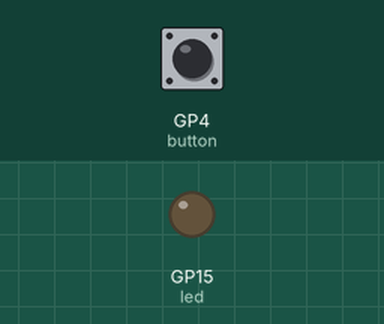
The program below on a simulated Raspberry Pi Pico running MicroPython. On the bench: output pins drawn as LEDs (lit = HIGH). The inputs (shaded band) are chosen by the test bench; at power-on: GP4 (button) LOW.

Above: at 1.2 s.
1.3 s: GP4 (button) pulled HIGH for 0.15 s
At 2.0 s:
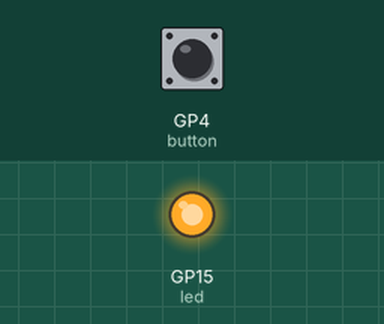
4.4 s: GP4 (button) pulled HIGH for 1 s
At 7.1 s:
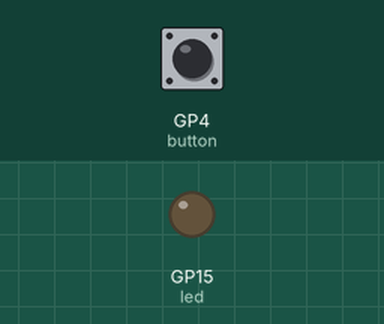
7.9 s: GP4 (button) pulled HIGH for 3.2 s
At 8.3 s:
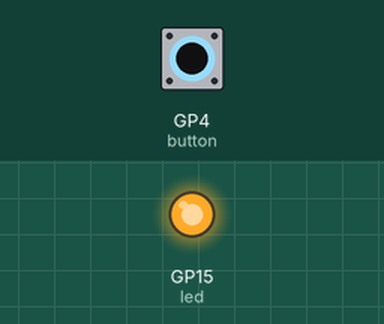
Timing chart, 0 to 13.4 s (numbered marks = the images above; inputs shaded):
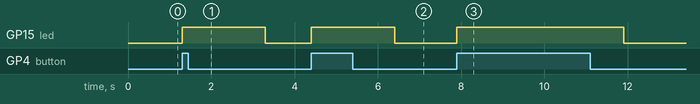

The program:

07_button_LED.py
```python
import machine
import utime
button = machine.Pin(4, machine.Pin.IN, machine.Pin.PULL_DOWN)
led = machine.Pin(15,machine.Pin.OUT)
while True:
    if button.value() == 1:
        led.value(1)
        utime.sleep(2)
    led.value(0)
```

Measured:
- after the input at 1.3 s, GP15 (led): LOW → HIGH at once, → LOW 2.0 s later
- after the input at 4.4 s, GP15 (led): LOW → HIGH at once, → LOW 2.0 s later
- after the input at 7.9 s, GP15 (led): LOW → HIGH at once, → LOW 4.0 s later
